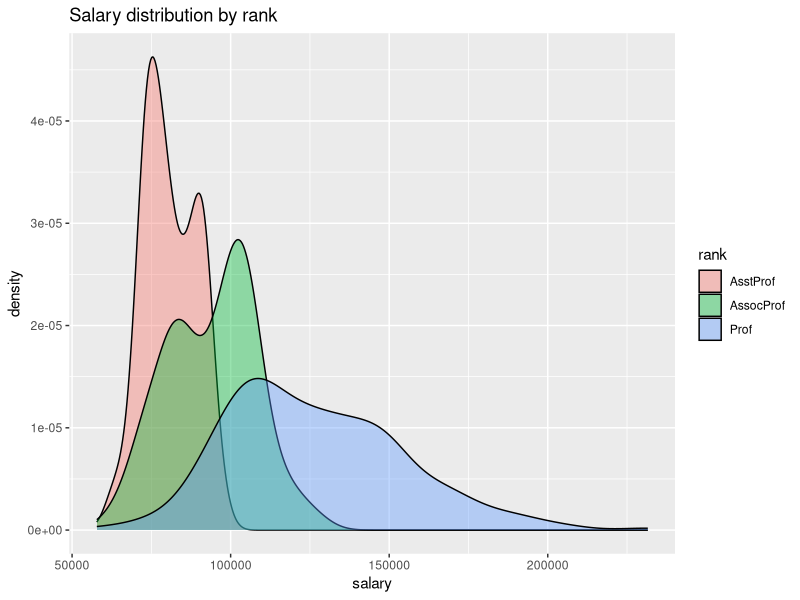

Here is the R script that generated this plot:
#grouped kernel density plot
library(tidyverse)
library(carData)
ggplot(Salaries, aes(x=salary, fill=rank))+geom_density(alpha=0.4)+labs(title = "Salary distribution by rank")
